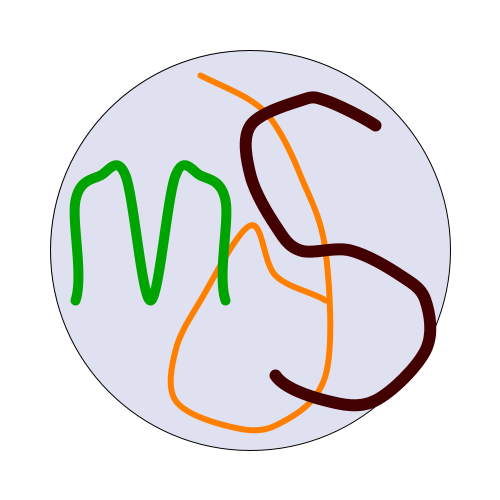
Frame 1 (no input)
Frame 60 (the mouse pressed at the canvas centre just before this capture): identical to frame 1, image omitted
Frame 120 (the mouse held since frame 60 and released just before this capture): identical to frame 1, image omitted

The Processing sketch that drew this single still picture (run headless with seeded random() and noise(); from frame 60 on, the mouse is pressed at the canvas centre):

// Processing sketch: processing_36975
// ── processing_36975.pde

//Homework 4
//copyright Maitri Shah September 2011 Pittsburgh,PA



float x,y,wd,ht;
int deltaw, deltah;
color col1, col2, col3;


void setup()
{
  size(500,500);
  smooth();
  x=250;
  y=250;
  wd=25;
  ht=25;
  deltaw = 1;
  deltah = 1;
  col1 = color(255,128,0);
  col2 = color(random(0),random(255),random(0));
  col3 = color(random(255),random(0),random(0));

}


void draw()
{
  //Repeating Background
  noStroke();
  fill(255,255,255);
  rect(0,0,500,500);
  
  //Base Circle
  stroke(0);
  strokeWeight(1);
  fill(117, 129,191,60);
  ellipse(x,y,16*wd,16*ht);


  //letter D
  stroke(col1);
  strokeWeight(6);
  noFill();

  beginShape();

   curveVertex(x-4*wd,y-8*ht);
   curveVertex(x-2*wd,y-7*ht);
   curveVertex(x,y-6*ht);
   curveVertex(x+wd,y-5*ht);
   curveVertex(x+2*wd,y-3*ht);
   curveVertex(x+3*wd,y);
   curveVertex(x+3*wd,y+5*ht);
   curveVertex(x+wd,y+7*ht);
   curveVertex(x-wd,y+7*ht);
   curveVertex(x-3*wd,y+6*ht);
   curveVertex(x-3*wd,y+4*ht);
   curveVertex(x-2*wd,y+2*ht);
   curveVertex(x,y-ht);
   curveVertex(x+wd,y+ht);
   curveVertex(x+3*wd,y+2*ht);
   curveVertex(x+4*wd,y+3*ht);

  endShape();

 //Letter M

  stroke(col2);
  strokeWeight(10);

  beginShape();

   curveVertex(x-9*wd,y+4*ht);
   curveVertex(x-7*wd,y+2*ht);
   curveVertex(x-7*wd,y-2*ht);
   curveVertex(x-6*wd,y-3*ht);
   curveVertex(x-5*wd,y-3*ht);
   curveVertex(x-4*wd,y+2*ht);
   curveVertex(x-3*wd,y-3*ht);
   curveVertex(x-2*wd,y-3*ht);
   curveVertex(x- wd,y-2*ht);
   curveVertex(x- wd,y+2*ht);
   curveVertex(x+wd,y+4*ht);

  endShape();

 //Letter S

  stroke(col3);
  strokeWeight(12);

  beginShape();

   curveVertex(x+6*wd,y-4*ht);
   curveVertex(x+5*wd,y-5*ht);
   curveVertex(x+3*wd,y-6*ht);
   curveVertex(x+2*wd,y-6*ht);
   curveVertex(x     ,y-5*ht);
   curveVertex(x     ,y-3*ht);
   curveVertex(x+wd  ,y-  ht);
   curveVertex(x+2*wd,y     );
   curveVertex(x+4*wd,y     );
   curveVertex(x+6*wd,y+  ht);
   curveVertex(x+7*wd,y+2*ht);
   curveVertex(x+7*wd,y+4*ht);
   curveVertex(x+5*wd,y+6*ht);
   curveVertex(x+3*wd,y+6*ht);
   curveVertex(x+  wd,y+5*ht);
   curveVertex(x+  wd,y+3*ht);

  endShape();
}


void keyPressed()
{
  if ( keyCode == RIGHT )
  {
    x = x + 5;
  }

  else if ( keyCode == DOWN )
  {
    y = y + 5;
  }

  else if ( keyCode == LEFT )
  {
    x = x - 5;
  }
  
  else if (keyCode == UP )
  {
    y = y - 5;
  }
  

  else if ( key == 'g')
  {
    if( wd <=  - 25 || wd >= 25)
     {
      deltaw = -deltaw ;
     }
      
    wd   = wd + deltaw;
    col2 = color(random(0),random(255),random(0));
  }
  
  
  else if ( key == 'h' )
  {
    if( ht <= -25 || ht >= 25 )
    {
      deltah = -deltah;
    }
    
    ht = ht + deltah;
    col3 = color(random(255),random(0),random(0));
    
  }
  
  else if (key == 'b' )
  {
    x=250;
    y=250;
    wd=25;
    ht=25;
  }


}

void mousePressed()
{
  if ( mouseButton == CENTER )
  {
    x = mouseX;
    y = mouseY;
  }


  else if ( mouseButton == LEFT )
  {
    wd = wd - 5;
    ht = ht - 5;
  }
  
  else if ( mouseButton == RIGHT )
  {
    wd = wd + 5;
    ht = ht + 5;
  }

}
